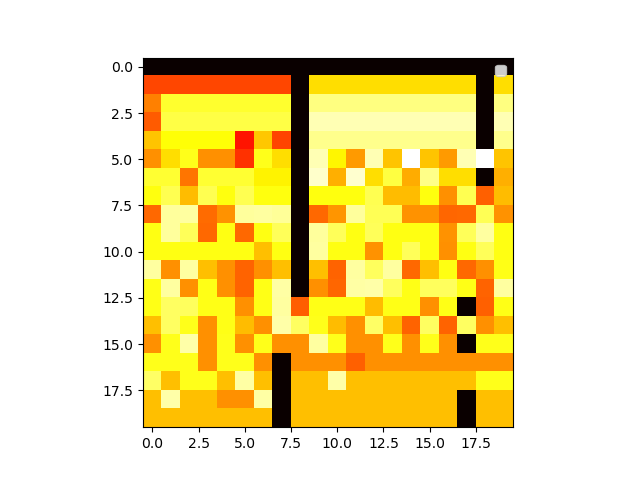

The Python source for this figure:
import matplotlib.pyplot as plt
import numpy as np
import matplotlib.ticker as maticker
from pathlib import Path

steps = 40
size = 6
sym = 0

cur_path = Path.cwd()
new_path = cur_path.parent / ("TRIRG-"  + str(size) + "-" + str(steps) + "-"str(sym)) / "Data"



thmin = 0
thmax = 40
thstep = 2

psimin = 0
psimax = 40
psistep = 2


for th in range(thmin,thmax,thstep):

    for psi in range(psimin,psimax,psistep):

        i = (th-thmin)/thstep
        j = (psi-psimin)/psistep
        z = open(new_path / ("CCTRI-" + str(size) + "-" + str(steps) + "-" + str(th) + "-" + str(psi)) / str(steps) / "zdist.txt" )

        vals = [[0 for x in range((thmax-thmin)/thstep)] for y in range((psimax-psimin)/psistep)]
        
        for val in range(len(th)):
            vals[i][j]+=val
        
    
print(vals)

plt.figure("phasemap")
plt.imshow(vals,cmap="hot",interpolation="nearest")
plt.savefig("phasemap.png")
